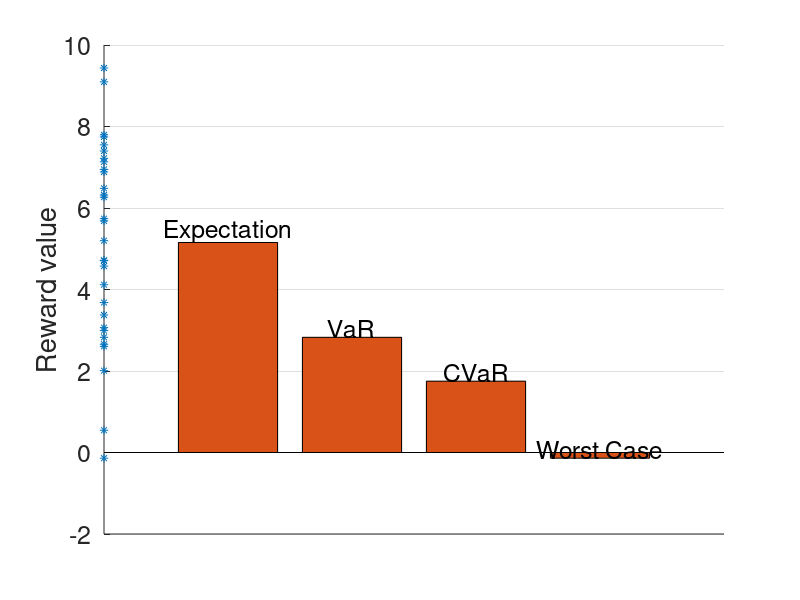

Reproduce this figure in MATLAB.
clear
close all
clc

%%  Initializing
expectation = 5;
variance = 2;
num_samples = 30;
var_range = 0.8;

%% COmputing
samples = normrnd( expectation, variance , [1,num_samples] );
x = ones( 1 , num_samples );
x_adj = [2 3 4 5];
avg = sum( samples ) / num_samples;
samples_sorted = sort( samples );
var = samples_sorted( round( ( 1 - var_range ) * num_samples ) );
cvar = sum( samples_sorted( 1 : round( ( 1 - var_range ) * num_samples ) ) ) /...
    ( round( ( 1 - var_range ) * num_samples ) );
worst_case = samples_sorted( 1 );

%% Plot
figure('Name', 'CVaR demonstration')
hold on
grid on
plot( x( 1 : num_samples ) , samples  ,'*' );
bar( x_adj , [ avg , var , cvar , worst_case ] )
labels = {'Expectation' , 'VaR' , 'CVaR' , 'Worst Case' };
text(2:5, [ avg , var , cvar , worst_case ], labels, 'HorizontalAlignment','center', 'VerticalAlignment','bottom','FontSize' , 18)
set( gca , 'FontSize' , 18 ,'xtick', [])
ylabel('Reward value')
axis()
hold off

return;